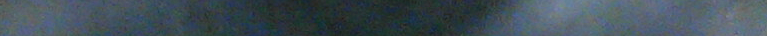
#> input picture web-cam/skin1.jpg, 767 x 36 px
$ python skin_detection_on_chrominunce.py   (older library calls are emulated)
#> lines starting #> are read from the running program, lines starting #| are printed output that depends on the picture; long printed decimals are rounded
#!/usr/bin/env python3
# -*- coding: utf-8 -*-
"""
Created on Wed Jul  5 17:10:20 2017

@author: debajyoti
"""

import numpy as np

import numpy as np
import cv2
from scipy.stats import multivariate_normal
import scipy.misc

def transform_image(img,prob,name):
    new_img=np.zeros(img.shape)
    total_no_colm=img.shape[1]
    for i in range(img.shape[0]):
        for j in range(img.shape[1]):
            new_img[i][j]=prob[total_no_colm*(i)+j]*(img[i][j][0])

    scipy.misc.imsave(name+'.jpg', new_img)

def find_gaussian(list_of_skin_image):

    list_of_train_vector=[]
    for img_name in list_of_skin_image:
        img=cv2.imread(img_name)
#> img is the input picture: shape (36, 767, 3); mean B, G, R 88.2, 79.6, 65.6
        converted=cv2.cvtColor(img,cv2.COLOR_RGB2YCrCb)
#> converted: shape (36, 767, 3); mean of channels 0, 1, 2 80.6, 133.5, 119.6
        for i in range(converted.shape[0]):
            for j in range(converted.shape[1]):
                list_of_train_vector.append([converted[i][j][1]/50,converted[i][j][2]/50])
#> after the loop, list_of_train_vector = 27612 items

    mean=np.mean(list_of_train_vector,axis=0)
#> mean = [2.69, 2.37]
    print('mean=')
    print(mean)
#| [2.690 2.374]
    matrix=np.asarray(list_of_train_vector).T
    covariance=np.cov(matrix)
#> covariance = [[0.0104, -0.00398], [-0.00398, 0.00483]]
    print('cov')
    print(covariance)
#| [[ 0.01042 -0.00398]
#|  [-0.00398  0.004831]]
    dist=multivariate_normal(mean=mean,cov=covariance)
    return dist
def image_show(img):
    #img = cv2.imread('input.png', 0)
    kernel = np.ones((5,5), np.uint8)

    img_erosion = cv2.erode(img, kernel, iterations=1)
    img_dilation = cv2.dilate(img, kernel, iterations=1)

    cv2.imshow('Input', img)
    cv2.imshow('Erosion', img_erosion)
    cv2.imshow('Dilation', img_dilation)
    cv2.waitKey(0)

"""img1=cv2.imread('skin1.jpg',cv2.COLOR_RGB2YCrCb)

converted=cv2.cvtColor(img1,cv2.COLOR_RGB2YCrCb)
cv2.imshow('d',converted[:,:,0])
cv2.waitKey(0)
cv2.destroyAllWindows()"""

list_of_skin_image=['skin1.jpg','skin2.jpg']#,'skin3.jpg','skin4.jpg','skin5.jpg','skin6.jpg','skin7.jpg','skin8.jpg','skin9.jpg','skin10.jpg','skin11.jpg','skin12.jpg','skin13.jpg','skin14.jpg','skin15.jpg','skin16.jpg','skin17.jpg','skin18.jpg']
dist=find_gaussian(list_of_skin_image)
print(dist)
#> (printed output is left out)

img=cv2.imread('newface.jpg')
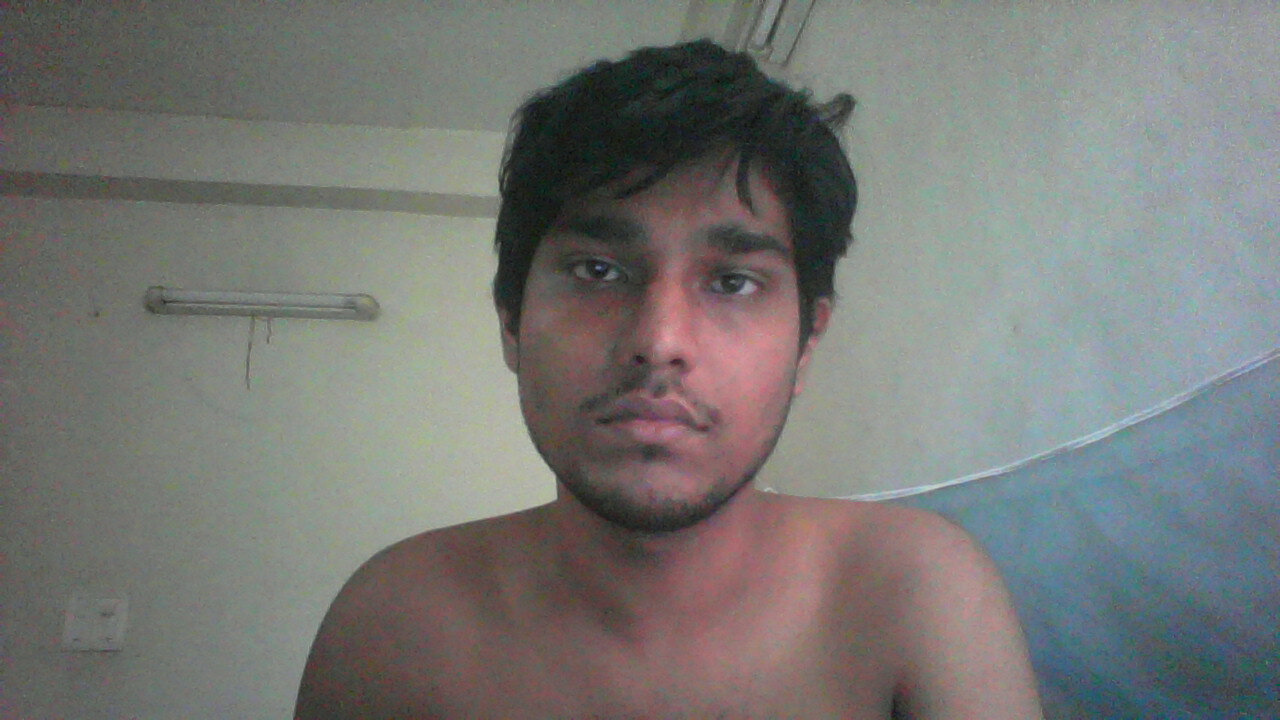
#> input picture web-cam/newface.jpg, 1280 x 720 px
#> img is the input picture: shape (720, 1280, 3); mean B, G, R 117.3, 120, 119.5


img=cv2.cvtColor(img,cv2.COLOR_RGB2YCrCb)
#> img: shape (720, 1280, 3); mean of channels 0, 1, 2 119.2, 126.7, 128.2
list_of_test_vector=[]
for i in range(img.shape[0]):
    for j in range(img.shape[1]):
        list_of_test_vector.append([img[i][j][1]/50,img[i][j][2]/50])
#> after the loop, list_of_test_vector = 921600 items

prob=dist.pdf(list_of_test_vector)
transform_image(img,prob,'changed-newface')
#> after the loop in transform_image, `for i in range(img.shape[0]):`: new_img: shape (720, 1280, 3) float64; mean of channels 0, 1, 2 350.8, 350.8, 350.8
#> in transform_image, `scipy.misc.imsave(name+'.jpg', new_img)`:
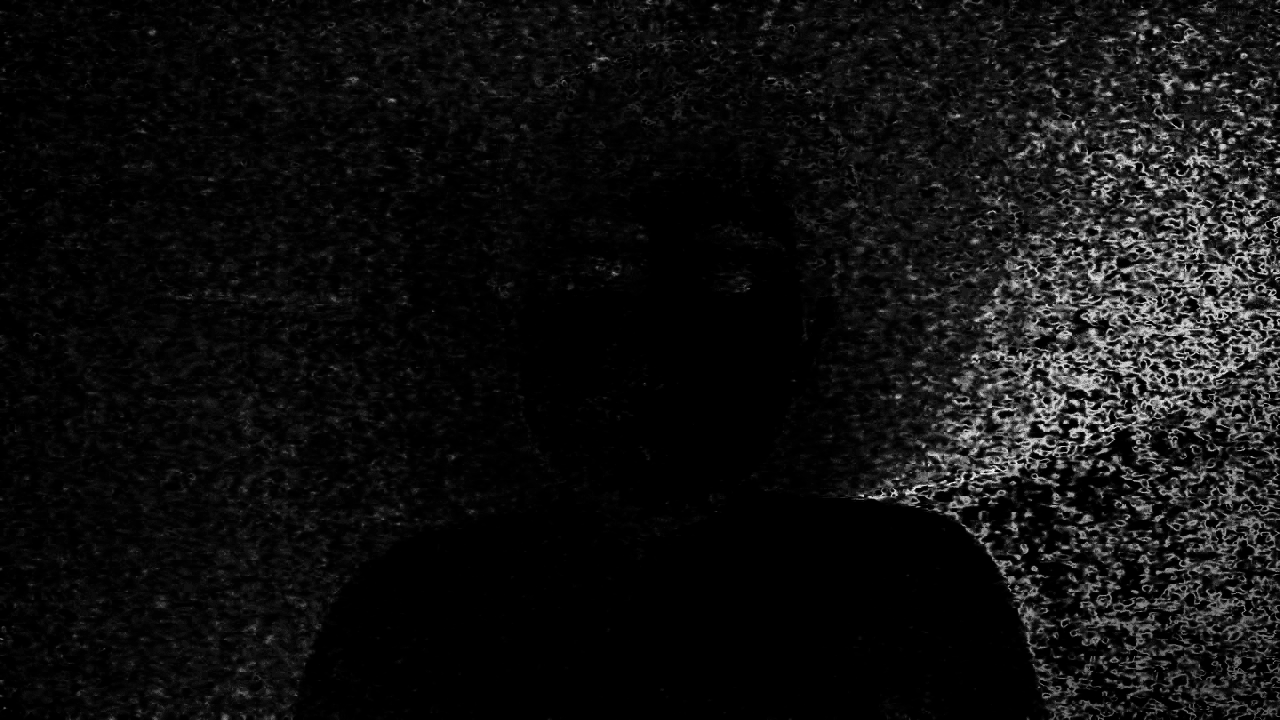
#> saved as changed-newface.jpg: PIL image 1280x720 RGB; min 0, max 255, mean 16.8
